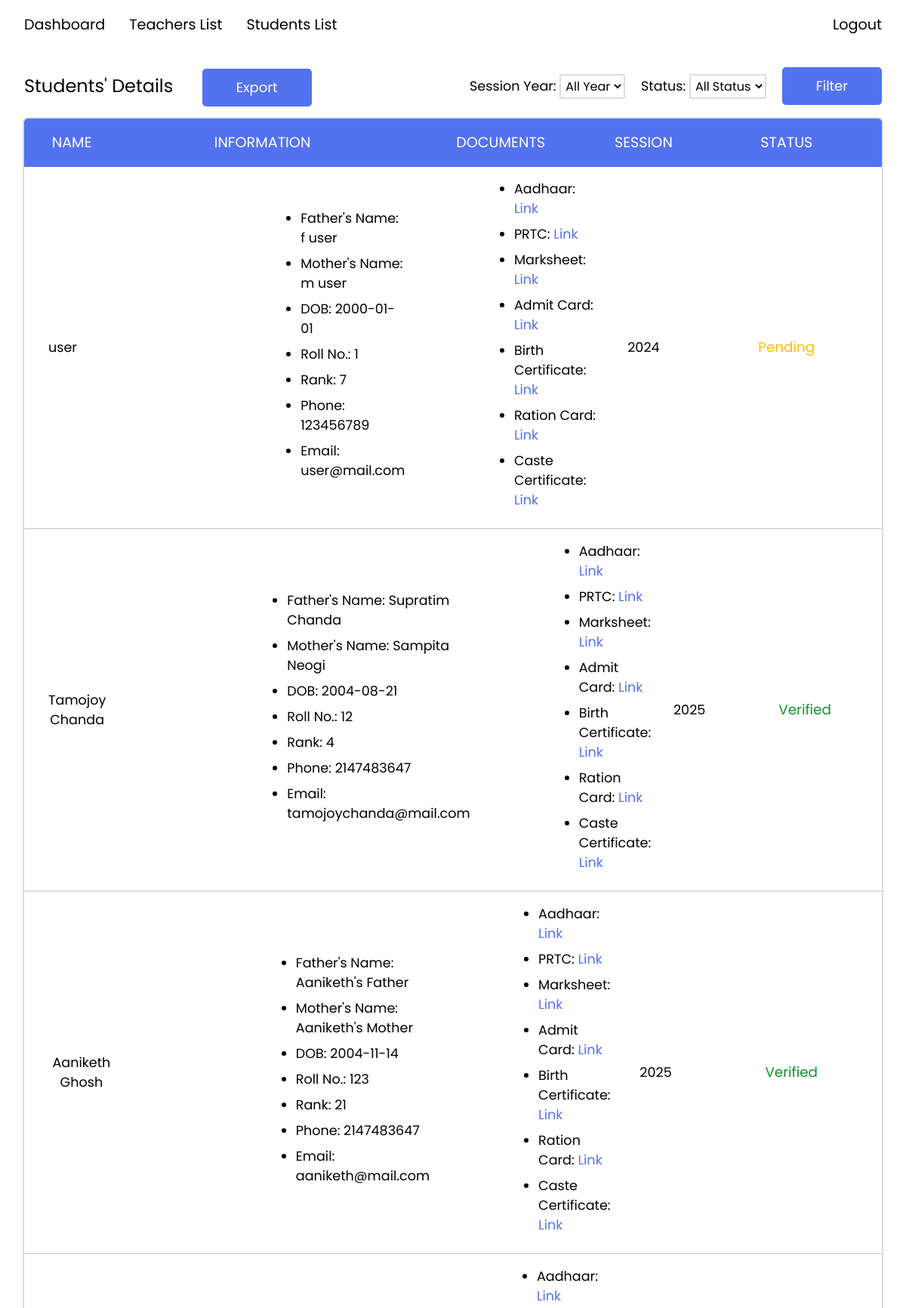
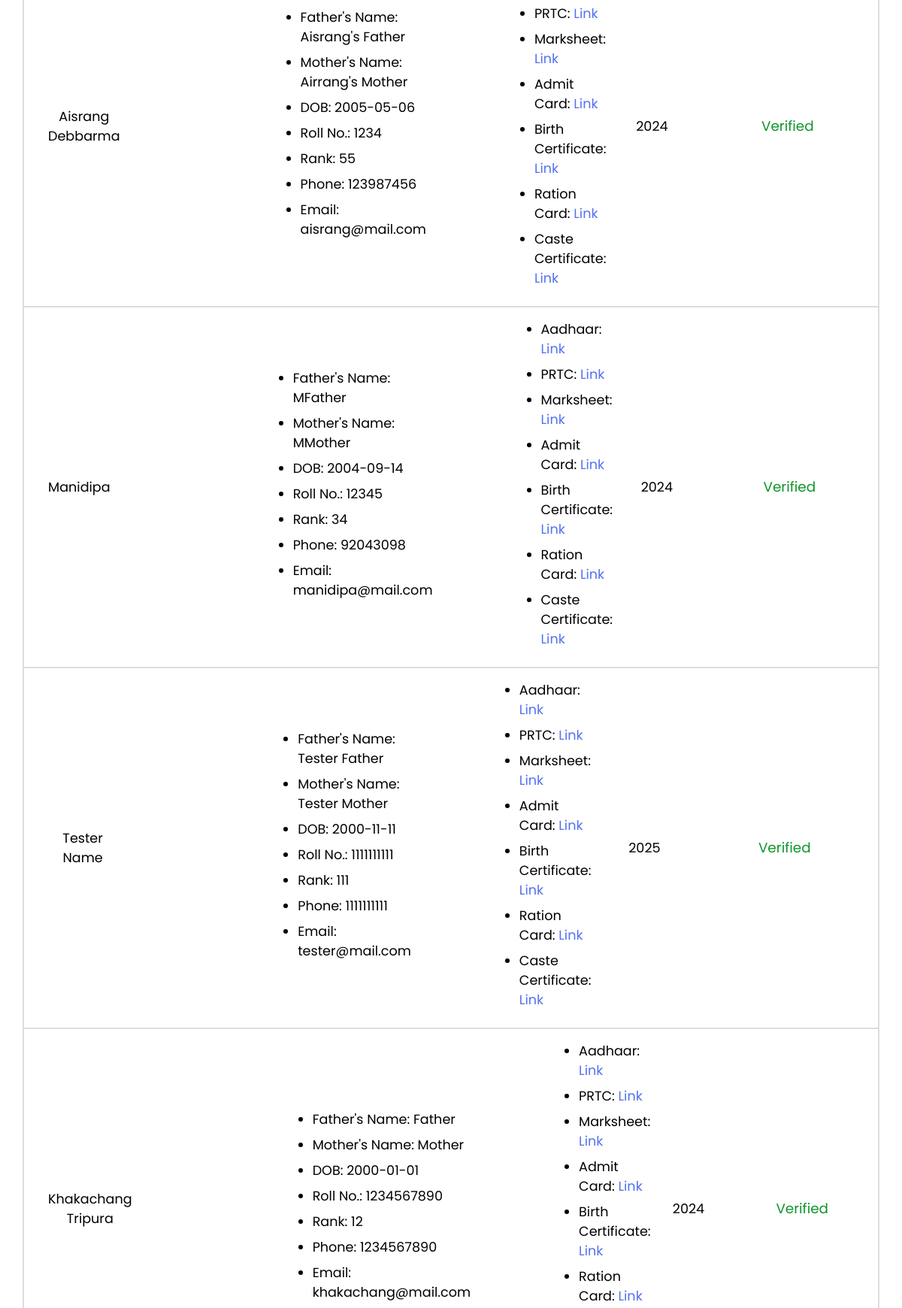
The app's page /php/adminStudent.php (upper part) with its own data (2 pictures, top to bottom).
### tables this page shows
CREATE TABLE `students` (
  `user_id` int(10) NOT NULL,
  `student_name` varchar(255) NOT NULL,
  `father_name` varchar(255) DEFAULT NULL,
  `mother_name` varchar(255) DEFAULT NULL,
  `phone` int(12) DEFAULT NULL,
  `roll_number` int(20) NOT NULL,
  `rank` int(10) NOT NULL,
  `DOB` date NOT NULL,
  `aadhaar` varchar(255) NOT NULL,
  `PRTC` varchar(255) NOT NULL,
  `marksheet` varchar(255) NOT NULL,
  `admit_card` varchar(255) NOT NULL,
  `birth_certificate` varchar(255) NOT NULL,
  `ration_card` varchar(255) NOT NULL,
  `caste_certificate` varchar(255) DEFAULT NULL,
  `status_id` int(10) NOT NULL DEFAULT 1,
  `reg_date` date NOT NULL DEFAULT current_timestamp()
);

CREATE TABLE `user` (
  `user_id` int(10) NOT NULL,
  `user_type_id` int(10) NOT NULL DEFAULT 1,
  `email` varchar(255) NOT NULL,
  `password` varchar(255) NOT NULL
);

### php/adminStudent.php (the view, shortened to what this page needs)
<?php
include 'database.php';
$studentQuery = "SELECT students.student_name, students.father_name, students.mother_name, students.phone, students.roll_number, students.rank, students.DOB,
                 students.aadhaar, students.PRTC, students.marksheet, students.admit_card, students.birth_certificate, students.ration_card, students.caste_certificate,
                 students.status_id, YEAR(students.reg_date) AS reg_year, user.email
          FROM students
          INNER JOIN user ON students.user_id = user.user_id";
$studentResult = mysqli_query($conn, $studentQuery);
?>
<!DOCTYPE html>
<html lang="en">
<head>
    <link rel="stylesheet" href="../css/admin.css">
    <link rel="stylesheet" href="https://cdnjs.cloudflare.com/ajax/libs/font-awesome/6.5.1/css/all.min.css">
</head>
<body>
    <div class="top">
        <p class="chart-header">Students' Details <a class="export" href="../php/export.php"><input type="submit" value="Export"></a></p>
        <div class="filters">
            <div class="options">
                <form action="" method="post">
                    <label for="sessionYear">Session Year:</label>
                    <select name="sessionYear" id="sessionYear">
                        <option value="">All Year</option>
                    </select>
                    <label for="status">Status:</label>
                    <select name="status" id="status">
                        <option value="">All Status</option>
                    </select>
                    <input class="filter-submit" type="submit" value="Filter">
                </form>
            </div>
        </div>
    </div>
    <div class="table">
        <div class="student-table header">
            <div class="column id">NAME</div>
            <div class="column info">INFORMATION</div>
            <div class="column doc">DOCUMENTS</div>
            <div class="column year">SESSION</div>
            <div class="column status">STATUS</div>
        </div>
        <?php
        while ($row = mysqli_fetch_assoc($studentResult)) {
        ?>
            <div class="student-table data">
                <div class="rows id"><?php echo $row['student_name']; ?></div>
                <div class="rows info">
                    <ul>
                        <li>Father's Name: <?php echo $row['father_name']; ?></li>
                        <li>Mother's Name: <?php echo $row['mother_name']; ?></li>
                        <li>DOB: <?php echo $row['DOB']; ?></li>
                        <li>Roll No.: <?php echo $row['roll_number']; ?></li>
                        <li>Rank: <?php echo $row['rank']; ?></li>
                        <li>Phone: <?php echo $row['phone']; ?></li>
                        <li>Email: <?php echo $row['email']; ?></li>
                    </ul>
                </div>
                <div class="rows docs">
                    <ul>
                        <li>Aadhaar: <a target="_blank" href="<?php echo $row['aadhaar']; ?>">Link</a></li>
                        <li>PRTC: <a target="_blank" href="<?php echo $row['PRTC']; ?>">Link</a></li>
                        <li>Marksheet: <a target="_blank" href="<?php echo $row['marksheet']; ?>">Link</a></li>
                        <li>Admit Card: <a target="_blank" href="<?php echo $row['admit_card']; ?>">Link</a></li>
                        <li>Birth Certificate: <a target="_blank" href="<?php echo $row['birth_certificate']; ?>">Link</a></li>
                        <li>Ration Card: <a target="_blank" href="<?php echo $row['ration_card']; ?>">Link</a></li>
                        <li>Caste Certificate: <a target="_blank" href="<?php echo $row['caste_certificate']; ?>">Link</a></li>
                    </ul>
                </div>
                <div class="rows year">
                    <?php echo $row['reg_year']; ?>
                </div>
                <div class="rows status <?php
                                        if ($row['status_id'] == 1) {
                                            echo "Pending";
                                        } elseif ($row['status_id'] == 2) {
                                            echo "Verified";
                                        } elseif ($row['status_id'] == 3) {
                                            echo "Rejected";
                                        }
                                        ?>">
                    <?php
                    if ($row['status_id'] == 1) {
                        echo "Pending";
                    } elseif ($row['status_id'] == 2) {
                        echo "Verified";
                    } elseif ($row['status_id'] == 3) {
                        echo "Rejected";
                    }
                    ?>
                </div>
            </div>
        <?php
        }
        ?>
    </div>
</body>
</html>

### css/admin.css (style rules this page uses)
* { margin: 0; padding: 0; box-sizing: border-box; font-family: "Poppins", sans-serif; }
body { min-height: 100vh; background-color: #ffffff; overflow-x: hidden; }
.chart-header { padding: 2rem 2rem 1rem 2rem; text-align: left; font-size: 1.5rem; }
form input { height: 50px; width: 100%; outline: none; padding: 0 45px; font-size: 18px; border-radius: 5px; border: 1px solid #bfbfbf; border-bottom-width: 2px; }
form input::placeholder { color: #bfbfbf; font-size: 17px; }
form input[type="submit"] { margin-top: -20px; width: auto; border: none; color: #fff; cursor: pointer; background: #5372f0; transition: backgroud 0.2s ease; }
.table { box-shadow: rgba(0, 0, 0, 0.02) 0px 1px 3px 0px, rgba(27, 31, 35, 0.15) 0px 0px 0px 2px; border-radius: 5px; margin: 0 2rem 2rem 2rem; }
.student-table { display: grid; grid-template-columns: .5fr 1.5fr 1fr .5fr 1fr; grid-template-rows: 4rem; width: auto; }
.student-table .column { background-color: #5372f0; color: #fff; display: flex; flex-direction: column; align-items: center; justify-content: center; font-size: 1.2rem; }
.student-table .column.id { border-radius: 5px 0 0 0; }
.student-table .column.status { border-radius: 0 5px 0 0; }
.student-table.data { display: grid; grid-template-columns: .5fr 1.5fr 1fr .5fr 1fr; grid-template-rows: auto; width: auto; }
.student-table.data .rows { width: minmax(4rem, auto); padding: 1rem 0 1rem 0; }
.student-table.data .rows.status, .student-table.data .rows.year { display: flex; justify-content: center; align-items: center; }
.student-table.data .rows.info { display: flex; justify-content: start; align-items: center; padding-left: 15rem; }
.student-table.data .rows.docs { display: flex; justify-content: start; align-items: center; padding-left: 9rem; }
.student-table.data .rows.id { display: flex; justify-content: start; align-items: center; padding-left: 2rem; }
.student-table.data .rows.id { border-radius: 0 0 0 5px; text-align: center; }
.student-table.data .rows.status { border-radius: 0 0 5px 0; }
.student-table.data { border-bottom: 2px solid rgba(27, 31, 35, 0.15); }
.docs a { text-decoration: none; color: #5372f0; }
li { margin-bottom: .5rem; }
.export input[type="submit"] { margin-top: -20px; margin-left: 2rem; height: 50px; width: inherit; outline: none; padding: 0 45px; font-size: 18px; border-radius: 5px; border: 1px solid #bfbfbf; border-bottom-width: 2px; border: none; color: #fff; cursor: pointer; background: #5372f0; transition: backgroud 0.2s ease; }
.rows { font-size: 1.1rem; }
.rows.status { font-size: 1.15rem; }
.Pending { color: #ffbd00; }
.Verified { color: #0e952b; }
.filters { display: flex; justify-content: start; align-items: center; padding-right: 2rem; }
.filters .options { padding-top: 1rem; font-size: 1.1rem; }
#sessionYear { margin-right: 1rem; }
.top { display: flex; justify-content: space-between; }
.options select { border: 2px solid rgba(27, 31, 35, 0.15); border-radius: 3px; background: none; padding: 2px; font-size: 1rem; }
.filter-submit { margin-left: 1rem; }

### css/nav.css (style rules this page uses)
* { margin: 0; padding: 0; box-sizing: border-box; font-family: "Poppins", sans-serif; }
.navbar { top: 0; position: sticky; min-width: 100vw; height: 8vh; display: flex; align-items: center; justify-content: space-between; padding: 0 2rem 0 2rem; backdrop-filter: blur(2rem); z-index: 10; }
.navbar a { text-decoration: none; color: #000; font-weight: 400; font-size: 1.2rem; cursor: pointer; }
.nav-left { display: flex; gap: 2rem; }

### records on screen
students: student_name "user", father_name "f user", mother_name "m user", DOB "2000-01-01", roll_number "1", rank "7", phone "123456789", user.email "user@mail.com", reg_year "2024", shows "Pending"
students: student_name "Tamojoy Chanda", father_name "Supratim Chanda", mother_name "Sampita Neogi", DOB "2004-08-21", roll_number "12", rank "4", phone "2147483647", user.email "tamojoychanda@mail.com", reg_year "2025", shows "Verified"
students: student_name "Aaniketh Ghosh", father_name "Aaniketh's Father", mother_name "Aaniketh's Mother", DOB "2004-11-14", roll_number "123", rank "21", phone "2147483647", user.email "aaniketh@mail.com", reg_year "2025", shows "Verified"
students: student_name "Aisrang Debbarma", father_name "Aisrang's Father", mother_name "Airrang's Mother", DOB "2005-05-06", roll_number "1234", rank "55", phone "123987456", user.email "aisrang@mail.com", reg_year "2024", shows "Verified"
students: student_name "Manidipa", father_name "MFather", mother_name "MMother", DOB "2004-09-14", roll_number "12345", rank "34", phone "92043098", user.email "manidipa@mail.com", reg_year "2024", shows "Verified"
students: student_name "Tester Name", father_name "Tester Father", mother_name "Tester Mother", DOB "2000-11-11", roll_number "1111111111", rank "111", phone "1111111111", user.email "tester@mail.com", reg_year "2025", shows "Verified"
students: student_name "Khakachang Tripura", father_name "Father", mother_name "Mother", DOB "2000-01-01", roll_number "1234567890", rank "12", phone "1234567890", user.email "khakachang@mail.com", reg_year "2024", shows "Verified"
